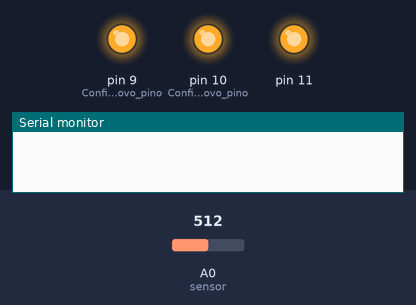
Bench run of a sketch on a simulated Arduino Uno, built with avr-gcc and run on an emulated ATmega328P. On the bench: output pins drawn as LEDs (lit = HIGH), the last lines printed to the serial monitor. The test bench sets the inputs (shaded band); at power-on: A0 (sensor) = 512.

Above: at 0.5 s.
At 5.0 s:
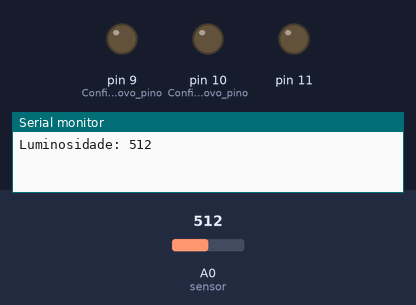
Timing chart, 0 to 6.9 s (numbered marks = the images above):
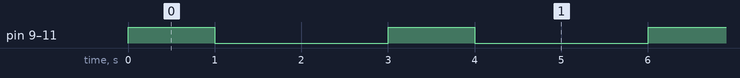

Measured:
- by itself, pin 9 (Configura_o_novo_pino), pin 10 (Configura_o_novo_pino), pin 11: alternates HIGH for 1.0 s and LOW for 2.0 s

The sketch:

Ex3.ino
```cpp
/*
  AprendaArduino.com
  Liga o LED por 1 segundo, em seguida desliga o LED por 1 segundo.
  Lê o LDR na porta analógica.

  Nesse exercício vamos manter o LED externo nos pinos 11, 10 e 9 do
  Arduino e adicionar um LDR como sensor de temperatura
 */


// a função setup() é executada quando você liga ou reinicia a placa
void setup() {
  // configura o pino 11 como saída:
  pinMode(11, OUTPUT);
  pinMode(10, OUTPUT); // Configura o novo pino, 10, como saida
  pinMode(9, OUTPUT); // Configura o novo pino, 9, como saida

  Serial.begin(9600);
}

// a função loop() é executada para sempre:
void loop() {
  digitalWrite(11, HIGH);   // liga o LED (escreve o nível HIGH - 5V - no pino 11)
  digitalWrite(10, HIGH);   // liga o LED (escreve o nível HIGH - 5V - no pino 10)
  digitalWrite(9, HIGH);   // liga o LED (escreve o nível HIGH - 5V - no pino 9)
  delay(1000);              // espera 1 segundo = 1000 milisegundos
  digitalWrite(11, LOW);    // desliga o LED (escreve o nível LOW - 0V - no pino 11)
  digitalWrite(10, LOW);    // desliga o LED (escreve o nível LOW - 0V - no pino 10)
  digitalWrite(9, LOW);    // desliga o LED (escreve o nível LOW - 0V - no pino 9)
  delay(1000);              // espera 1 segundo novamente

  int lumi = analogRead(A0); // le o sensor analogico na porta A0 - escala de 0 a 1023
  Serial.print("Luminosidade: "); // escreve a palavra "Luminosidade: " no monitor do computador
  Serial.println(lumi); // escreve o valor da luminosidade lida na tela do computador
  delay(1000);

}
```
